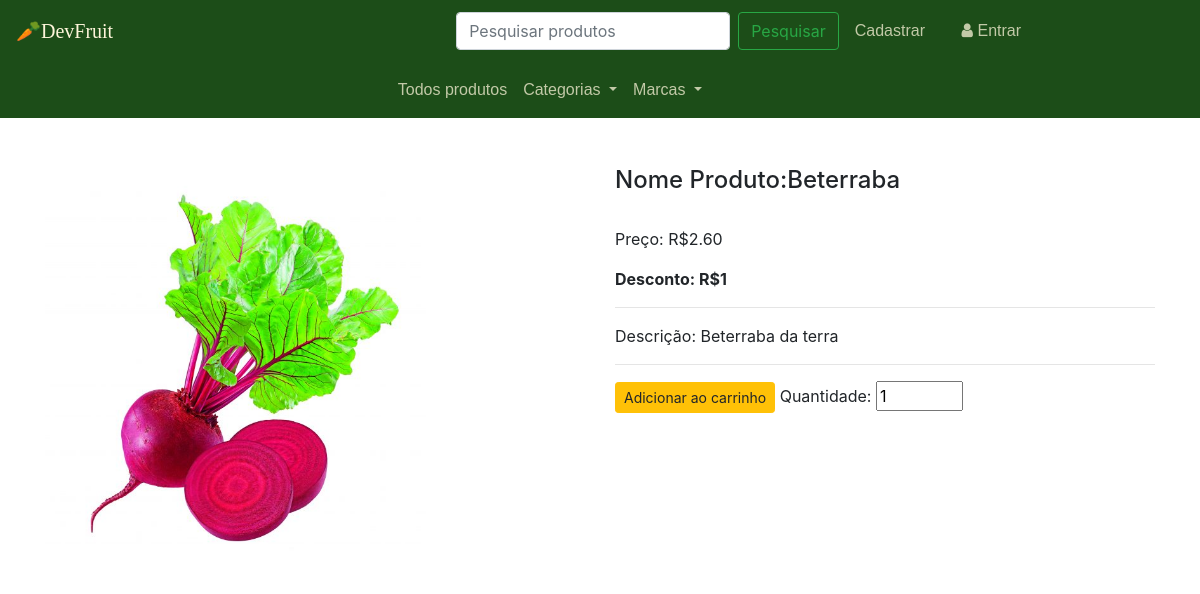
The app's page /produto/2 with its own data.
### loja/produtos/models.py (models this page shows, shortened)
class Produto(db.Model):
    id = db.Column(db.Integer, primary_key=True)
    name = db.Column(db.String(80), nullable=False)
    price = db.Column(db.Numeric(10,2), nullable=False)
    discount = db.Column(db.Integer, default=0)
    stock = db.Column(db.Integer, nullable=False)
    weight= db.Column(db.Float, nullable=False)
    description= db.Column(db.Text, nullable=False)
    pub_date = db.Column(db.DateTime, nullable=False, default=datetime.utcnow)
    marca_id = db.Column(db.Integer, db.ForeignKey('marca.id'),nullable=False)
    marca = db.relationship('Marca', backref=db.backref('marcas', lazy=True))
    categoria_id = db.Column(db.Integer, db.ForeignKey('categoria.id'),nullable=False)
    categoria = db.relationship('Categoria', backref=db.backref('categorias', lazy=True))
    image= db.Column(db.String(150), nullable=True, default='image.jpg')

### loja/produtos/rotas.py (the view)
@app.route('/produto/<int:id>')
def pagina_unica(id):
    produto = Produto.query.get_or_404(id)
    return render_template('produtos/pagina_unica.html',produto=produto, marcas=marcas(), categorias=categorias())

### loja/produtos/rotas.py (called while the page is built)
def marcas():
    marcas = marcas = Marca.query.join(Produto, (Marca.id == Produto.marca_id)).all()
    return marcas

def categorias():
    categorias = Categoria.query.join(Produto, (Categoria.id == Produto.categoria_id)).all()
    return categorias

### loja/templates/produtos/pagina_unica.html (shortened to what this page needs)
{% extends "layouts.html" %}
{% block content %}
{% include "navbar.html" %}
<div class="container mt-5">
    <div class="row">
        <div class="col-md-6" id="marca_image">
            <img src="{{url_for('static',filename='images/'+ produto.name+'.jpg')}}" alt="{{produto.name}}" height="400">
        </div>
            <div class="col-md-6">
                <h4> Nome Produto:{{produto.name}}</h4>
                <br>
                <p>Preço: R${{produto.price}}</p>
                {% if produto.discount >0 %}
                <b>Desconto: R${{produto.discount}}</b>
                {% endif %}
                <br>
                <hr>
                <p>Descrição: {{produto.description}}</p>
                <hr>
                <form action="{{url_for('AddCart')}}" method="POST">
                    <button type="submit" class="btn btn-sm btn-warning">Adicionar ao carrinho</button>
                    <label for=""> Quantidade: </label>
                    <input type="number" name="quantity" id="" value="1" min="1" max="{{produto.stock}}">
                </form>
            </div>
    </div>
</div>
{% endblock content %}

### loja/static/css/index.css (style rules this page uses)
body { margin: 0; background-color: #ffffff; }
.container { margin-top: 15px; margin-bottom: 15px; }

### records on screen
Produto: name (picture), name "Beterraba", price "2.60", discount "1", description "Beterraba da terra"
